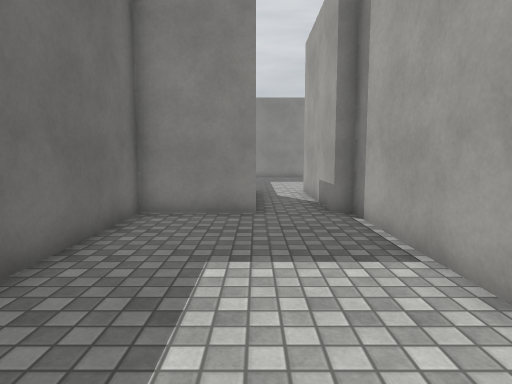
view 1 (above)

18 first-person views from a walk through a Unity game level. The camera is 1.3 m above the floor, tilts 6° down and sees 75° across. The floor is counted in squares, 0.9 m on a side. Each view is taken from the middle of a square. On the plan, view 1 faces up. The plan holds only what a view shows up to about 15 squares ahead; the rest is blank. The place goes on beyond the plan. The player character is not drawn. Surface patterns are stand-ins for the level's own textures.

view 2
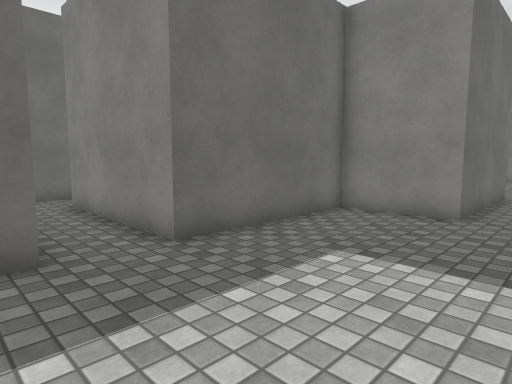

view 3
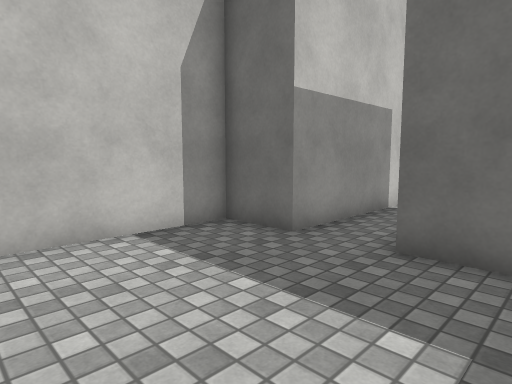

view 4
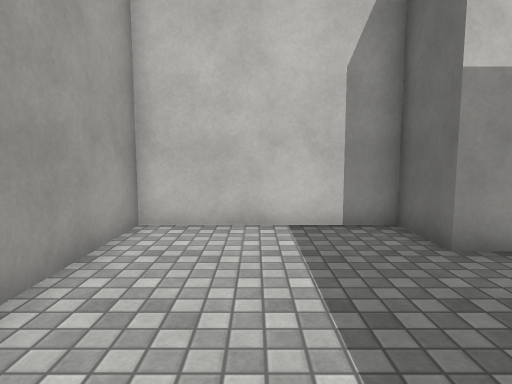

view 5
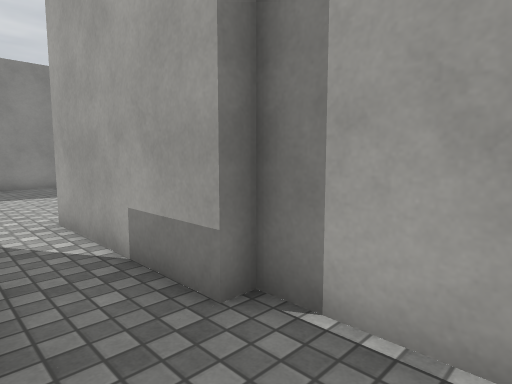

view 6
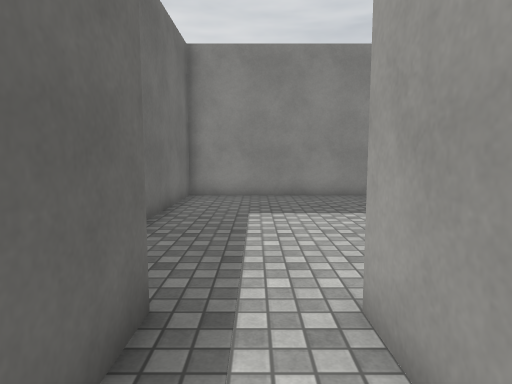

view 7
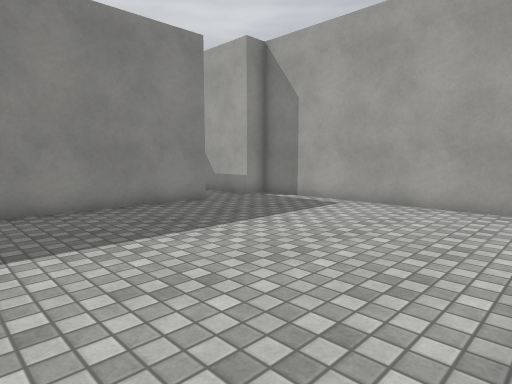

view 8
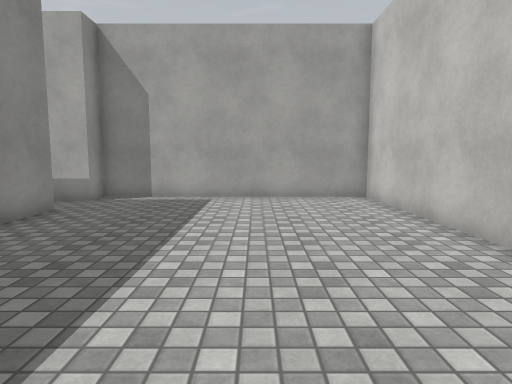

view 9
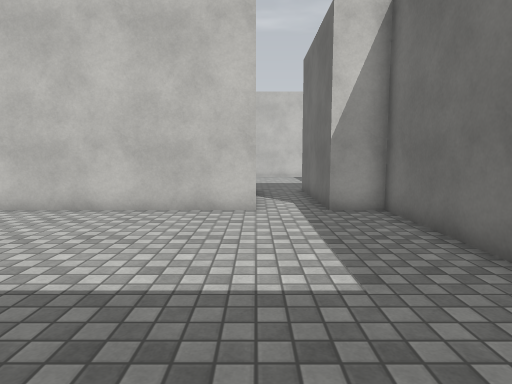

view 10
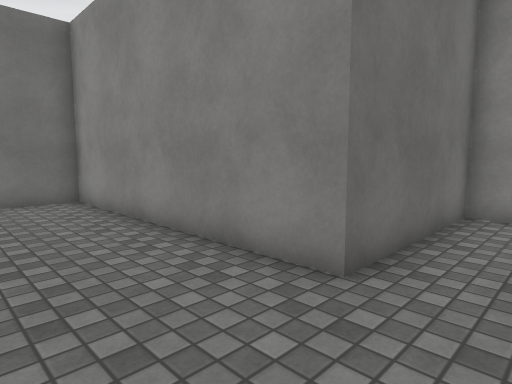

view 11
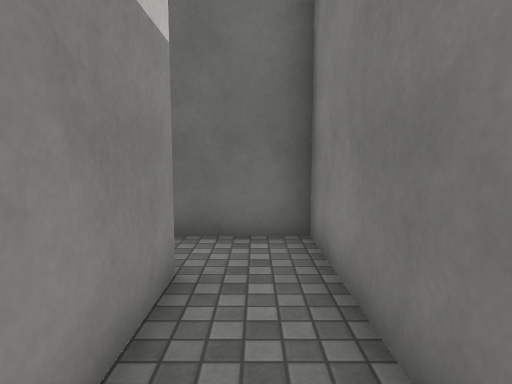

view 12
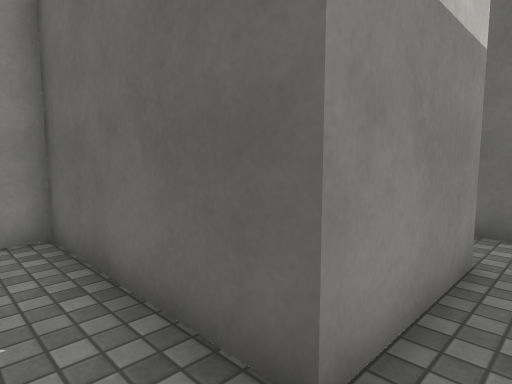

view 13
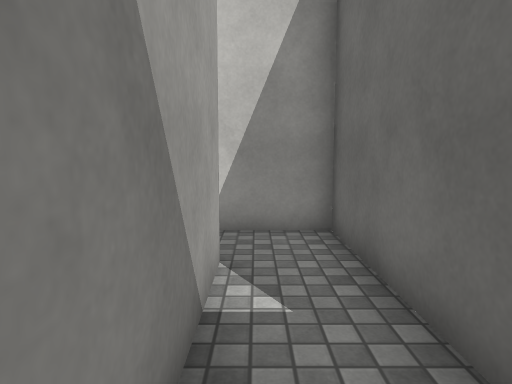

view 14
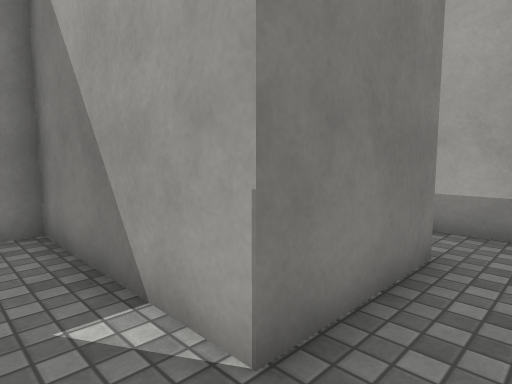

view 15
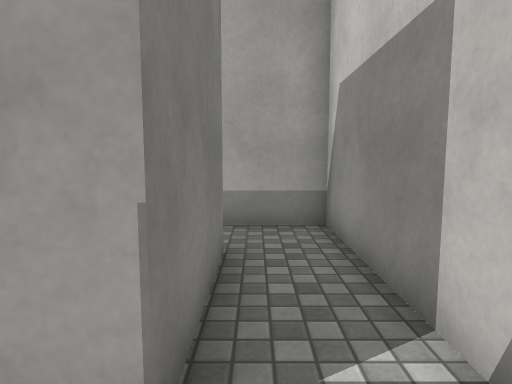

view 16
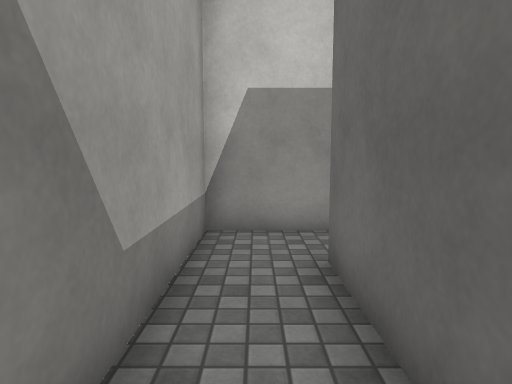

view 17
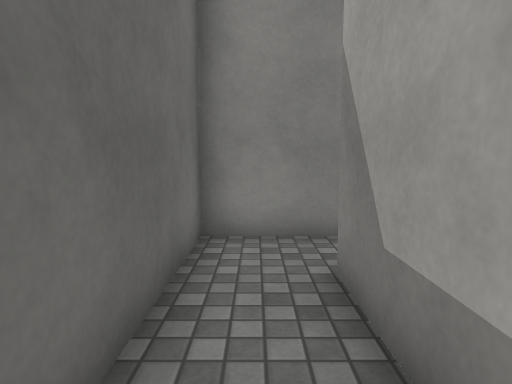

view 18
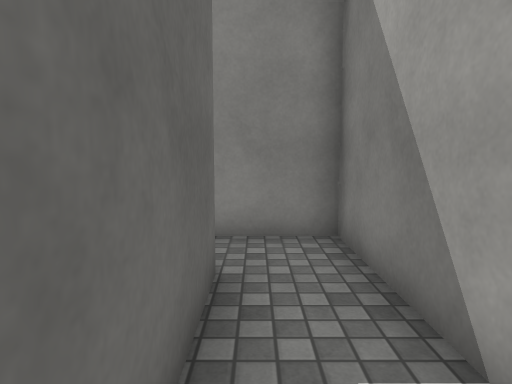

### Floor plan
Points are (right, up) in squares from view 1. A wall is a line through its corners. A room is listed if a view was taken in it or the views show most of it. See-through windows are left out.
Room 1 (views 1, 2, 3, 4, 5, 6, 7)
walls: (-7.5, 1) (-3, 1) (-3, -1) (2.5, -1) (2.5, 8.5) (2, 8.5) (2, 14); (0, 14) (0, 8.5) (-3, 8.5) (-3, 3) (-7.5, 3)
ways out: opening at (1, 14) to room 2
Room 2 (views 8, 9, 10)
walls: (2, 14) (11, 14) (11, 23.5) (10, 23.5) (10, 26.2); (9.5, 29) (8, 29) (8, 23.5) (-1.5, 23.5) (-1.5, 14) (0, 14)
ways out: opening at (1, 14) to room 1; opening at (9, 28) to room 3
Room 3 (views 11, 12, 13, 14, 15, 16, 17, 18)
walls: (9.9, 27) (13.5, 27) (13.5, 21.5) (21, 21.5) (21, 27); (20.4, 29) (19, 29) (19, 23.5) (15.5, 23.5) (15.5, 29) (9.5, 29)
ways out: opening at (9, 28) to room 2; opening at (21, 28)

Positions as (right, up) in squares from view 1, and headings:
1: (0, 0), facing up
2: (2, 0), facing up-left
3: (2, 5), facing down-left
4: (0, 6), facing down
5: (0, 6), facing up-right
6: (1, 11), facing up
7: (1, 14), facing up-right
8: (-1, 18), facing right
9: (2, 23), facing down
10: (10, 20), facing up-left
11: (14, 28), facing left
12: (15, 28), facing down-left
13: (15, 28), facing down
14: (14, 22), facing up-right
15: (14, 23), facing right
16: (20, 28), facing down
17: (20, 23), facing up
18: (14, 23), facing up
